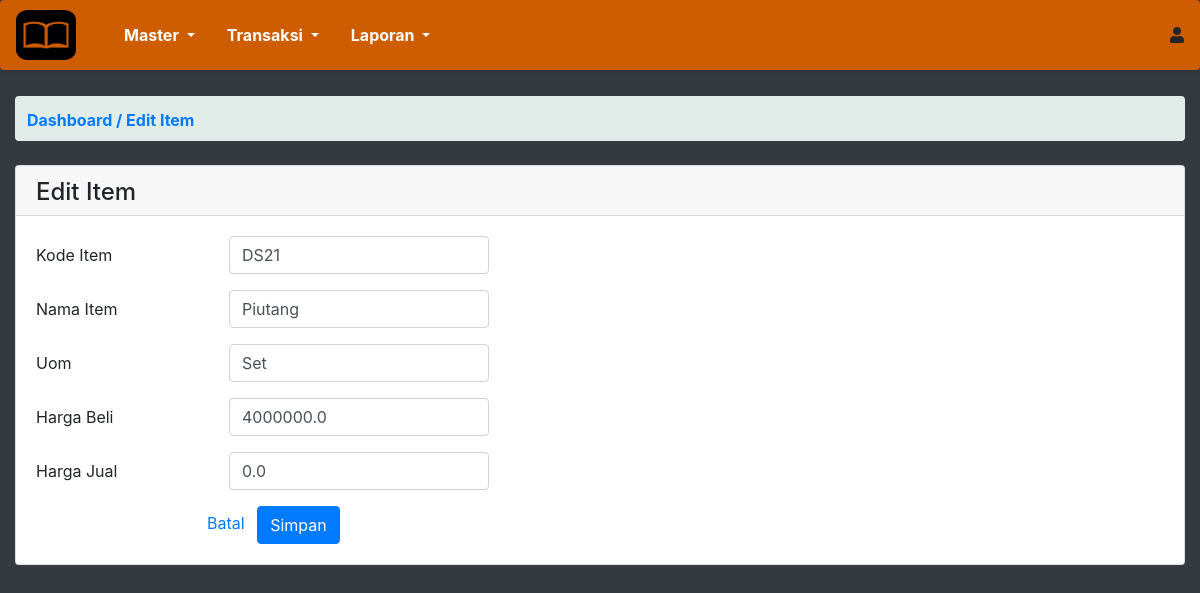
The page /edit_item/2/ on the database its author committed.
### app_akuntansi/models.py (models this page shows, shortened)
class Item_barang(models.Model):
    kode_item  = models.CharField(max_length=50,default='B2IC',blank=False, null=False)
    nama_item  = models.CharField(max_length=100)
    uom        = models.CharField(max_length=100,default='Set')
    harga_beli = models.FloatField(null=True,blank=True)
    harga_jual = models.FloatField(null=True,blank=True)

### app_akuntansi/views.py (the view, shortened to what this page needs)
# urls.py: path('edit_item/<int:id_input>/',views.edit_item,name='edit_item'),
def edit_item(request, id_input):
    item_edit = Item_barang.objects.get(id=id_input);
    context = {
        'head':'Edit Item',
        'item_edit':item_edit
    }
    return render(request,'edit_item.html',context)

### templates/edit_item.html (shortened to what this page needs)
{% extends 'base.html' %}
{% load static %}
{% block content_body %}
<div class="card">
    <div class="card-header" style="height: 50px;">
		<h4>{{head}}</h4>
    </div>
    <div class="card-body">
        <form method="POST">
            <div class="form-group row">
                <label for="kode_item" class="col-sm-2 col-form-label">Kode Item</label>
                <div class="col-sm-3">
                    <input name="kode_item" value="{{item_edit.kode_item}}" required="true" class="form-control" type="text" id="kode_item">
                </div>
                <div class="col-sm-3"></div>
            </div>
            <div class="form-group row">
                <label for="nama_item" class="col-sm-2 col-form-label">Nama Item</label>
                <div class="col-sm-3">
                    <input name="nama_item" value="{{item_edit.nama_item}}" class="form-control" type="text" id="nama_item">
                </div>
                <div class="col-sm-3"></div>
            </div>
            <div class="form-group row">
                <label for="uom" class="col-sm-2 col-form-label">Uom</label>
                <div class="col-sm-3">
                    <input name="uom" value="{{item_edit.uom}}" class="form-control" type="text" id="uom">
                </div>
                <div class="col-sm-3"></div>
            </div>
            <div class="form-group row">
                <label for="harga_beli" class="col-sm-2 col-form-label">Harga Beli</label>
                <div class="col-sm-3">
                    <input name="harga_beli" value="{{item_edit.harga_beli}}" class="form-control" type="text" id="harga_beli">
                </div>
                <div class="col-sm-3"></div>
            </div>
            <div class="form-group row">
                <label for="harga_jual" class="col-sm-2 col-form-label">Harga Jual</label>
                <div class="col-sm-3">
                    <input name="harga_jual" value="{{item_edit.harga_jual}}" class="form-control" type="text" id="harga_jual">
                </div>
                <div class="col-sm-3"></div>
            </div>
            <a style="margin-left: 171px; text-decoration: none;" href="{% url 'app_akuntansi:item' %}">Batal</a>
            <button class="btn btn-primary ml-2" type="submit">Simpan</button>
        </form>
    </div>
</div>
{% endblock  %}

### rows shown on the page
Item_barang: kode_item "DS21", nama_item "Piutang", uom "Set", harga_beli "4000000.0", harga_jual "0.0"

### other values the page prints
{{ head }} "Edit Item"
